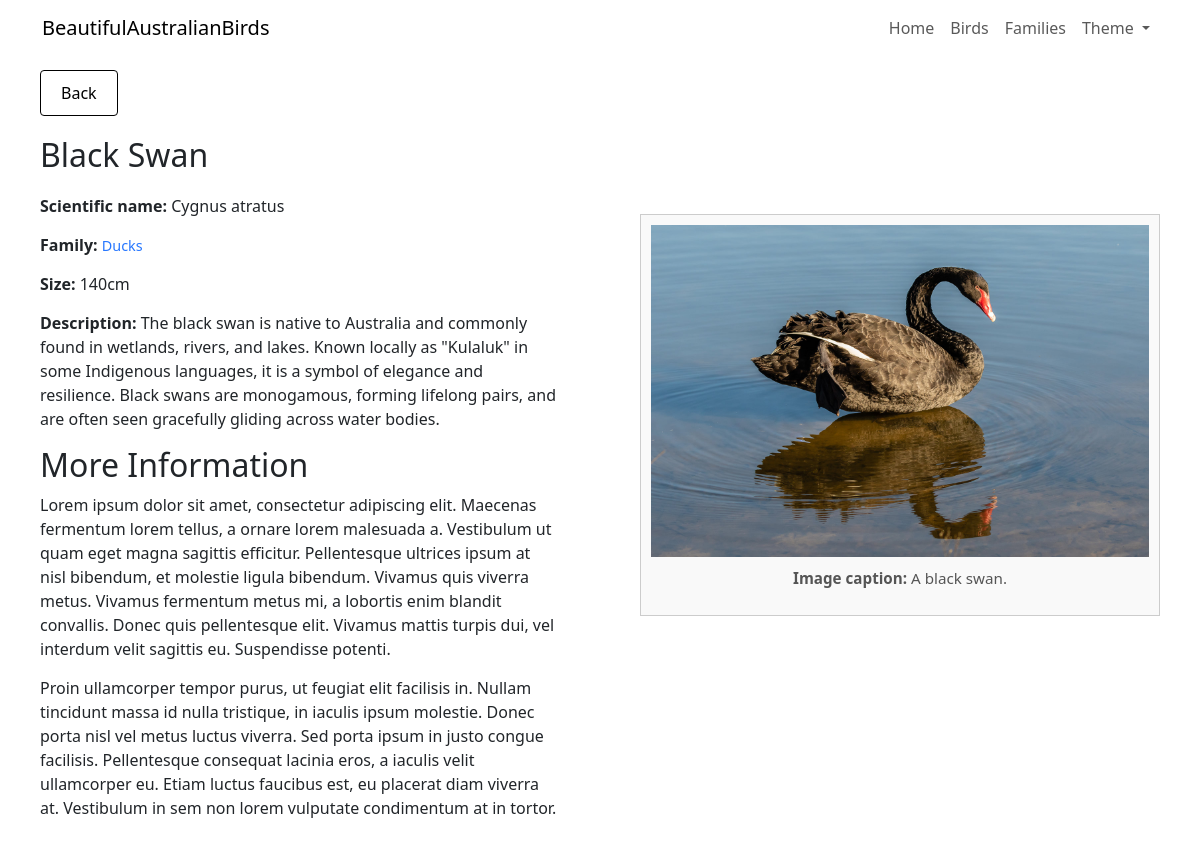
Page /moreInfo/birds?bird-ID=1 on the committed database.
### tables this page shows
CREATE TABLE Birds (
    bird_ID INTEGER PRIMARY KEY AUTOINCREMENT,
    name TEXT NOT NULL,
    scientific_name TEXT NOT NULL,
    family_ID INTEGER NOT NULL,
    size INTEGER NOT NULL,
    description TEXT NOT NULL,
    image_ID INTEGER NOT NULL,
    FOREIGN KEY (family_ID) REFERENCES Families(family_ID),
    FOREIGN KEY (image_ID) REFERENCES Images(image_ID) 
);

CREATE TABLE Families (
    family_ID INTEGER PRIMARY KEY AUTOINCREMENT,
    name TEXT NOT NULL,
    description TEXT NOT NULL,
    image_ID INTEGER NOT NULL,
    FOREIGN KEY (image_ID) REFERENCES Images(image_ID) 
);

CREATE TABLE Images (
    image_ID INTEGER PRIMARY KEY AUTOINCREMENT,
    file_name TEXT NOT NULL,
    alt_text TEXT NOT NULL,
    caption TEXT NOT NULL
);

### main.py (the view)
@app.route("/moreInfo/birds", methods=["GET"])
def moreInfoBirds():
    bird_ID = request.args.get('bird-ID')
    birdInfo = db.getBirdInfo(bird_ID)
    return render_template("moreInfoBirds.html", birdInfo=birdInfo)

### templates/moreInfoBirds.html (shortened to what this page needs)
<!DOCTYPE html>
<html lang="en" class="no-theme-transition">
  <head>
    <link rel="stylesheet" href="{{ url_for('static', filename='styles.css') }}">
    <link rel="stylesheet" href="https://cdn.jsdelivr.net/npm/bootstrap@5.3.3/dist/css/bootstrap.min.css">
  </head>
  <body>
    <header class="fixed-top bg-white">
      <nav class="navbar navbar-expand-lg navbar-light">
          <div class="container">
              <a class="navbar-brand" href="/">BeautifulAustralianBirds</a>
              <div class="collapse navbar-collapse" id="mainNav">
                  <ul class="navbar-nav ms-auto">
                    <li class="nav-item"><a class="nav-link" href="/">Home</a></li>
                    <li class="nav-item"><a class="nav-link" href="/#birds">Birds</a></li>
                    <li class="nav-item"><a class="nav-link" href="/#families">Families</a></li>
                    <li class="nav-item dropdown" id="themeDropdown">
                        <a class="nav-link dropdown-toggle" href="javascript:void(0)" id="themeDropdownLink"
                          role="button" data-bs-toggle="dropdown" aria-expanded="false">
                          Theme
                        </a>
                    </li>
                  </ul>
              </div>
          </div>
      </nav>
    </header>
    <div class="left-column">
      <button class="back-button" id="backButton">Back</button>
      <h1>{{birdInfo["bird_name"]}}</h1>
      <p><b>Scientific name:</b> {{birdInfo["bird_scientific_name"]}}</p>
      <p><b>Family:</b> <a style="color: #2777ff !important;" href="/moreInfo/families?family-ID={{birdInfo['family_ID']}}">{{birdInfo["family_name"]}}</a></p>
      <p><b>Size:</b> {{birdInfo["bird_size"]}}cm</p>
      <p><b>Description:</b> {{birdInfo["bird_description"]}}</p>
      <div class="lorem">
        <h2>More Information</h2>
        <p>Lorem ipsum dolor sit amet, consectetur adipiscing elit. Maecenas fermentum lorem tellus, a ornare lorem malesuada a. Vestibulum ut quam eget magna sagittis efficitur. Pellentesque ultrices ipsum at nisl bibendum, et molestie ligula bibendum. Vivamus quis viverra metus. Vivamus fermentum metus mi, a lobortis enim blandit convallis. Donec quis pellentesque elit. Vivamus mattis turpis dui, vel interdum velit sagittis eu. Suspendisse potenti.</p>
        <p>Proin ullamcorper tempor purus, ut feugiat elit facilisis in. Nullam tincidunt massa id nulla tristique, in iaculis ipsum molestie. Donec porta nisl vel metus luctus viverra. Sed porta ipsum in justo congue facilisis. Pellentesque consequat lacinia eros, a iaculis velit ullamcorper eu. Etiam luctus faucibus est, eu placerat diam viverra at. Vestibulum in sem non lorem vulputate condimentum at in tortor.</p>
      </div>
    </div>
    <div class="right-column">
      <div class="image-box">
        <img
          alt="{{birdInfo['image_alt_text']}}"
          src="{{ url_for('static', filename='assets/images/' + birdInfo['image_file_name'])}}"
          class="zoomable"
          id="focusImage"
        >
        <p class="image-caption"><b>Image caption:</b> {{birdInfo["image_caption"]}}</p>
      </div>
    </div>
  </body>
</html>

### static/styles.css (style rules this page uses)
html { scroll-behavior: smooth; }
body { background-color: white; color: black; font-family: Arial, sans-serif; padding-top: 30px; }
nav { background-color: transparent; }
html, body, .navbar, .card, .main, .section, .families, .birds, .hero, select, .image-box { transition: background-color 1s ease; }
.left-column { width: 50%; padding: 40px; box-sizing: border-box; overflow-y: auto; align-self: flex-start; }
.left-column a { text-decoration: none; font-size: 0.9rem; }
.left-column h1 { font-size: 2rem; margin-bottom: 20px; }
.left-column p { line-height: 1.5; margin-bottom: 15px; font-size: 1rem; }
.left-column p b { font-weight: 600; }
.right-column { width: 50%; box-sizing: border-box; padding: 40px; display: flex; align-items: center; justify-content: center; }
.image-box { border: 1px solid #ccc; padding: 10px; box-sizing: border-box; background-color: #f9f9f9; text-align: center; max-height: 80vh; display: flex; flex-direction: column; justify-content: space-between; }
.image-box img { max-width: 100%; height: auto; border: none; display: block; margin: 0 auto; }
.image-caption { margin-top: 10px; font-size: 0.95rem; color: #555; }
.back-button { display: inline-block; margin-bottom: 20px; padding: 10px 20px; text-decoration: none; color: #000 !important; border: 1px solid #000; background-color: #fff !important; border-radius: 4px; font-size: 1rem; transition: border 0.3s ease, color 0.3s ease; cursor: pointer; }
.zoomable { cursor: zoom-in; }

### templates/moreInfoBirds.html (style rules this page uses)
body { display: flex; flex-direction: row; margin: 0; height: 100vh; }

### rows in the picture
Birds: bird_name "Black Swan", bird_scientific_name "Cygnus atratus", bird_description "The black swan is native to Australia and commonly found in wetlands, rivers, and lakes. Known locally as \"Kulaluk\" in some Indigenous languages, it is a symbol of elegance and resilience. Black swans are monogamous, forming lifelong pairs, and are often seen gracefully gliding across water bodies."
Families: family_name "Ducks"
Images: file_name (picture), image_caption "A black swan."

### other values in the picture
{{ birdInfo["bird_size"] }} "140"
